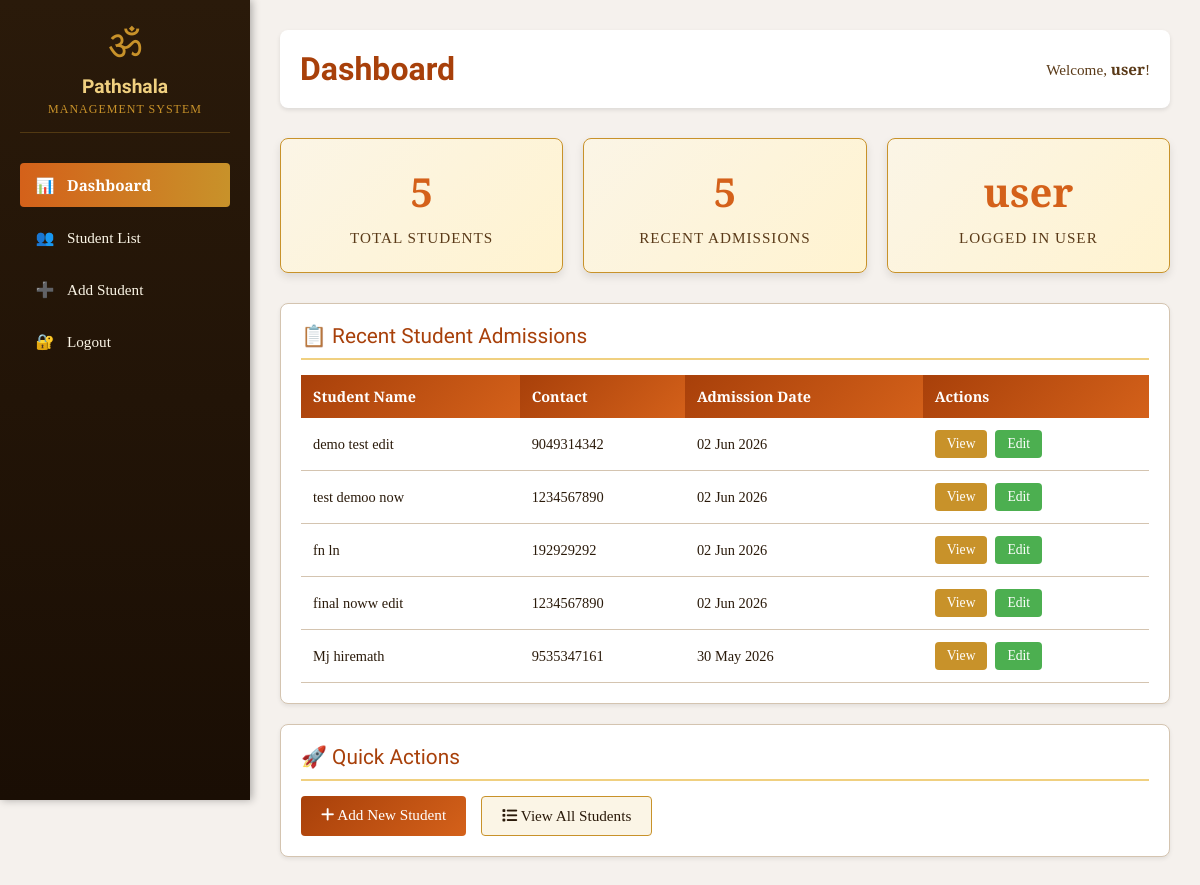
The page /dashboard/ (signed in) on the database its author committed.
### application/models.py (models this page shows, shortened)
class Student(models.Model):
    BLOOD_GROUP_CHOICES = [
        ('A+', 'A+'),
        ('A-', 'A−'),
        ('B+', 'B+'),
        ('B-', 'B−'),
        ('O+', 'O+'),
        ('O-', 'O−'),
        ('AB+', 'AB+'),
        ('AB-', 'AB−'),
    ]
    SHIVA_DEEKSHA_CHOICES = [
        ('Yes', 'Yes'),
        ('No', 'No'),
    ]
    first_name = models.CharField(max_length=100)
    last_name = models.CharField(max_length=100)
    date_of_birth = models.DateField()
    nationality = models.CharField(max_length=100, default='Indian')
    photo = models.ImageField(upload_to='student_photos/', null=True, blank=True)
    father_name = models.CharField(max_length=100)
    mother_name = models.CharField(max_length=100, blank=True)
    occupation = models.CharField(max_length=100, blank=True)
    contact_no = models.CharField(max_length=10)
    whatsapp_no = models.CharField(max_length=10, blank=True)
    email = models.EmailField(blank=True)
    address_line1 = models.CharField(max_length=255)
    address_line2 = models.CharField(max_length=255, blank=True)
    city = models.CharField(max_length=100)
    state = models.CharField(max_length=100)
    pin_code = models.CharField(max_length=10, blank=True)
    last_school = models.CharField(max_length=255, blank=True)
    last_class = models.CharField(max_length=50, blank=True)
    year_passing = models.CharField(max_length=4, blank=True)
    blood_group = models.CharField(max_length=10, choices=BLOOD_GROUP_CHOICES, blank=True)
    medical_conditions = models.TextField(blank=True)
    allergies = models.TextField(blank=True)
    shiva_deeksha = models.CharField(max_length=3, choices=SHIVA_DEEKSHA_CHOICES, default='No')
    declaration_accepted = models.BooleanField(default=False)
    admission_date = models.DateField(auto_now_add=True)
    class Meta:
        ordering = ['-admission_date']

### application/views.py (the view)
# urls.py: path('dashboard/', views.dashboard, name='dashboard'),
@login_required(login_url='login')
def dashboard(request):
    total_students = Student.objects.count()
    recent_students = Student.objects.all()[:5]
    context = {
        'total_students': total_students,
        'recent_students': recent_students,
    }
    return render(request, 'application/dashboard.html', context)

### application/templates/application/dashboard.html (shortened to what this page needs)
{% extends 'application/base.html' %}
{% block page_title %}Dashboard{% endblock %}
{% block content %}
    <div class="stats-grid">
        <div class="stat-card">
            <div class="stat-number">{{ total_students }}</div>
            <div class="stat-label">Total Students</div>
        </div>
        <div class="stat-card">
            <div class="stat-number">{{ recent_students|length }}</div>
            <div class="stat-label">Recent Admissions</div>
        </div>
        <div class="stat-card">
            <div class="stat-number">{{ request.user.username }}</div>
            <div class="stat-label">Logged In User</div>
        </div>
    </div>
    <div class="card">
        <div class="card-title">📋 Recent Student Admissions</div>
        {% if recent_students %}
            <div class="table-responsive">
                <table>
                    <thead>
                        <tr>
                            <th>Student Name</th>
                            <th>Contact</th>
                            <th>Admission Date</th>
                            <th>Actions</th>
                        </tr>
                    </thead>
                    <tbody>
                        {% for student in recent_students %}
                            <tr>
                                <td>{{ student.first_name }} {{ student.last_name }}</td>
                                <td>{{ student.contact_no }}</td>
                                <td>{{ student.admission_date|date:"d M Y" }}</td>
                                <td>
                                    <div class="actions">
                                        <a href="{% url 'student_detail' student.id %}" class="btn btn-sm btn-view">View</a>
                                        <a href="{% url 'student_edit' student.id %}" class="btn btn-sm btn-edit">Edit</a>
                                    </div>
                                </td>
                            </tr>
                        {% endfor %}
                    </tbody>
                </table>
            </div>
        {% else %}
            <p style="text-align: center; color: var(--medium-brown); padding: 20px;">No students registered yet.</p>
        {% endif %}
    </div>
    <div class="card">
        <div class="card-title">🚀 Quick Actions</div>
        <div style="display: flex; gap: 15px; flex-wrap: wrap;">
            <a href="{% url 'student_add' %}" class="btn btn-primary">
                <i class="fas fa-plus"></i> Add New Student
            </a>
            <a href="{% url 'student_list' %}" class="btn btn-secondary">
                <i class="fas fa-list"></i> View All Students
            </a>
        </div>
    </div>
{% endblock %}

### application/templates/application/base.html (shortened to what this page needs)
<!DOCTYPE html>
<html lang="en">
<head>
    <link href="https://cdnjs.cloudflare.com/ajax/libs/font-awesome/6.4.0/css/all.min.css" rel="stylesheet">
</head>
<body>
    <div class="wrapper">
        <div class="sidebar" id="sidebar">
            <div class="sidebar-header">
                <div class="sidebar-icon">ॐ</div>
                <h2>Pathshala</h2>
                <div class="sidebar-subtitle">Management System</div>
            </div>
            <ul class="nav-menu">
                <li class="nav-item">
                    <a href="{% url 'dashboard' %}" class="nav-link {% if request.resolver_match.url_name == 'dashboard' %}active{% endif %}">
                        <span class="nav-icon">📊</span>
                        <span>Dashboard</span>
                    </a>
                </li>
                <li class="nav-item">
                    <a href="{% url 'student_list' %}" class="nav-link {% if request.resolver_match.url_name == 'student_list' %}active{% endif %}">
                        <span class="nav-icon">👥</span>
                        <span>Student List</span>
                    </a>
                </li>
                <li class="nav-item">
                    <a href="{% url 'student_add' %}" class="nav-link {% if request.resolver_match.url_name == 'student_add' %}active{% endif %}">
                        <span class="nav-icon">➕</span>
                        <span>Add Student</span>
                    </a>
                </li>
                <li class="nav-item">
                    <a href="{% url 'logout' %}" class="nav-link">
                        <span class="nav-icon">🔐</span>
                        <span>Logout</span>
                    </a>
                </li>
            </ul>
        </div>
        <div class="main-content">
            <div class="header-top">
                <div>
                    <h1>{% block page_title %}Dashboard{% endblock %}</h1>
                </div>
                <div class="user-greeting">
                    Welcome, <strong>{{ request.user.first_name|default:request.user.username }}</strong>!
                </div>
            </div>
            {% block content %}{% endblock %}
        </div>
    </div>
</body>
</html>

### application/templates/application/base.html (style rules this page uses)
:root { --saffron: #D4611A; --deep-saffron: #A8400A; --gold: #C8922A; --light-gold: #F0D080; --cream: #FBF5E6; --dark-brown: #2A1A0A; --medium-brown: #5A3A18; --sidebar-bg: #2A1A0A; --sidebar-hover: #3A2A1A; }
* { box-sizing: border-box; margin: 0; padding: 0; }
body { font-family: 'Crimson Pro', Georgia, serif; background-color: #F5F1ED; color: var(--dark-brown); }
.wrapper { display: flex; min-height: 100vh; }
.sidebar { width: 250px; background: linear-gradient(180deg, var(--sidebar-bg) 0%, #1A0E04 100%); color: var(--cream); padding: 20px; fixed: left; height: 100vh; overflow-y: auto; box-shadow: 2px 0 8px rgba(0,0,0,0.3); }
.sidebar-header { text-align: center; margin-bottom: 30px; border-bottom: 1px solid #C8922A44; padding-bottom: 15px; }
.sidebar-icon { font-size: 40px; color: var(--gold); margin-bottom: 8px; }
.sidebar h2 { font-family: 'Yatra One', sans-serif; font-size: 1.2rem; color: var(--light-gold); margin-bottom: 4px; }
.sidebar-subtitle { font-size: 0.75rem; color: var(--gold); text-transform: uppercase; letter-spacing: 1px; }
.nav-menu { list-style: none; }
.nav-item { margin-bottom: 10px; }
.nav-link { display: flex; align-items: center; gap: 12px; padding: 12px 15px; color: var(--cream); text-decoration: none; border-radius: 4px; transition: all 0.3s; font-size: 0.95rem; }
.nav-link.active { background: linear-gradient(90deg, var(--saffron) 0%, var(--gold) 100%); color: #FFF; font-weight: bold; }
.nav-icon { width: 20px; text-align: center; }
.main-content { flex: 1; padding: 30px; overflow-y: auto; }
.header-top { display: flex; justify-content: space-between; align-items: center; margin-bottom: 30px; background: white; padding: 20px; border-radius: 8px; box-shadow: 0 2px 4px rgba(0,0,0,0.1); }
.header-top h1 { font-family: 'Yatra One', sans-serif; font-size: 2rem; color: var(--deep-saffron); }
.user-greeting { font-size: 0.95rem; color: var(--medium-brown); }
.card { background: white; border: 1px solid #D4C4B0; border-radius: 8px; padding: 20px; margin-bottom: 20px; box-shadow: 0 2px 4px rgba(0,0,0,0.08); }
.card-title { font-family: 'Yatra One', sans-serif; font-size: 1.3rem; color: var(--deep-saffron); margin-bottom: 15px; border-bottom: 2px solid var(--light-gold); padding-bottom: 10px; }
.stats-grid { display: grid; grid-template-columns: repeat(auto-fit, minmax(250px, 1fr)); gap: 20px; margin-bottom: 30px; }
.stat-card { background: linear-gradient(135deg, #FBF5E6 0%, #FFF3D0 100%); border: 1px solid var(--gold); border-radius: 8px; padding: 25px; text-align: center; box-shadow: 0 4px 8px rgba(0,0,0,0.1); }
.stat-number { font-size: 2.5rem; font-weight: bold; color: var(--saffron); margin-bottom: 10px; }
.stat-label { font-size: 0.95rem; color: var(--medium-brown); text-transform: uppercase; letter-spacing: 1px; }
.btn { display: inline-block; padding: 10px 20px; border: none; border-radius: 4px; cursor: pointer; text-decoration: none; font-family: 'Crimson Pro', serif; font-size: 0.95rem; transition: all 0.3s; text-align: center; }
.btn-primary { background: linear-gradient(135deg, var(--deep-saffron), var(--saffron)); color: white; }
.btn-secondary { background: var(--cream); color: var(--dark-brown); border: 1px solid var(--gold); }
.btn-sm { padding: 6px 12px; font-size: 0.85rem; }
.table-responsive { overflow-x: auto; }
table { width: 100%; border-collapse: collapse; font-size: 0.9rem; }
th { background: linear-gradient(135deg, var(--deep-saffron), var(--saffron)); color: white; padding: 12px; text-align: left; font-weight: bold; }
td { padding: 12px; border-bottom: 1px solid #D4C4B0; }
.actions { display: flex; gap: 8px; }
.btn-edit { background: #4CAF50; color: white; }
.btn-view { background: var(--gold); color: white; }

### rows shown on the page
Student: first_name "demo", last_name "test edit", contact_no "9049314342", admission_date "02 Jun 2026"
Student: first_name "test", last_name "demoo now", contact_no "1234567890", admission_date "02 Jun 2026"
Student: first_name "fn", last_name "ln", contact_no "192929292", admission_date "02 Jun 2026"
Student: first_name "final noww", last_name "edit", contact_no "1234567890", admission_date "02 Jun 2026"
Student: first_name "Mj", last_name "hiremath", contact_no "9535347161", admission_date "30 May 2026"

### other values the page prints
{{ request.user.first_name|default:request.user.username }} "user"
{{ total_students }} "5"
{{ recent_students|length }} "5"
{{ request.user.username }} "user"
